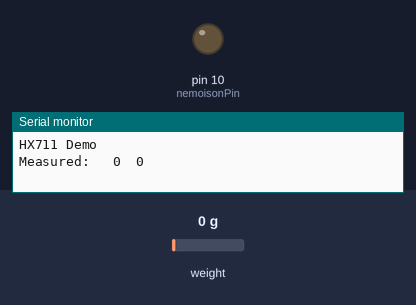
Bench run of a sketch on a simulated Arduino Pro Mini, built with avr-gcc and run on an emulated ATmega328P. Shown: output pins drawn as LEDs (lit = HIGH), the last lines printed to the serial monitor. The test bench sets the inputs (shaded band); at power-on: weight on the scale 0 g.

Above: at 2.7 s.
2.8 s: weight on the scale set to 44 g
4.3 s: weight on the scale set to 56 g
At 5.7 s:
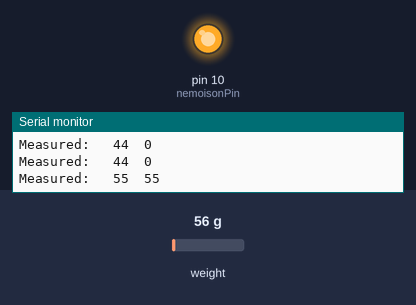
Timing chart, 0 to 7.3 s (numbered marks = the images above; inputs shaded):
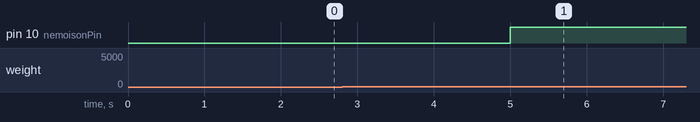

Measured:
- the behaviour switches between 50 and 51 g on weight on the scale (found by bisection; images 0 and 1)
- after the input at 4.3 s, pin 10 (nemoisonPin): LOW → HIGH after 0.70 s

The sketch:

_03-hx711-scale-pro-mini.ino
```cpp
#include "HX711.h"
#include <Wire.h>

// HX711.DOUT  - pin #A1
// HX711.PD_SCK - pin #A0

HX711 scale(A1, A0);

int nemoisonPin = 10;
int Measured ;
int toI2cMeasured ;

void setup() {
  Serial.begin(38400);
  Serial.println("HX711 Demo");
  pinMode(nemoisonPin,OUTPUT);
  digitalWrite(nemoisonPin,LOW);

  delay(500);

  scale.set_scale(23040.f);     // this value is obtained by calibrating the scale with known weights; see the README for details
  scale.tare();                 // reset the scale to 0

  Wire.begin(2);                // join i2c bus with address #2
  Wire.onRequest(requestEvent); // register event
}


void loop() {
  Measured = int( scale.get_units(5) * 1000 );

  if ( Measured > 50 ) {
    toI2cMeasured = Measured ;
    digitalWrite(nemoisonPin,HIGH);
  } else {
    digitalWrite(nemoisonPin,LOW);
  }
  Serial.print("Measured: \t");
  Serial.print(Measured);
  Serial.print("\t");
  Serial.println(toI2cMeasured);
  scale.power_down();             // put the ADC in sleep mode
  delay(500);
  scale.power_up();

}

void requestEvent()
{
  byte myArray[2];
  myArray[0] = (toI2cMeasured >> 8 ) & 0xFF;
  myArray[1] = toI2cMeasured & 0xFF;

  Wire.write(myArray, 2); // respond with message of 6 bytes
}
```
